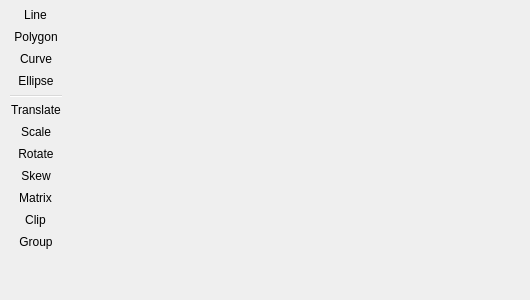
<?xml version="1.0" encoding="UTF-8"?>
<ui version="4.0">
 <class>VisualPage</class>
 <widget class="QWidget" name="VisualPage">
  <property name="geometry">
   <rect>
    <x>0</x>
    <y>0</y>
    <width>530</width>
    <height>300</height>
   </rect>
  </property>
  <property name="windowTitle">
   <string>Visual</string>
  </property>
  <layout class="QHBoxLayout" name="horizontalLayout">
   <property name="spacing">
    <number>0</number>
   </property>
   <property name="leftMargin">
    <number>0</number>
   </property>
   <property name="topMargin">
    <number>0</number>
   </property>
   <property name="rightMargin">
    <number>0</number>
   </property>
   <property name="bottomMargin">
    <number>0</number>
   </property>
   <item>
    <widget class="QToolBar" name="tlbMain">
     <property name="windowTitle">
      <string>Visual Tool Box</string>
     </property>
     <property name="orientation">
      <enum>Qt::Vertical</enum>
     </property>
     <addaction name="actDrawingLine"/>
     <addaction name="actDrawingPolygon"/>
     <addaction name="actDrawingCurve"/>
     <addaction name="actDrawingEllipse"/>
     <addaction name="separator"/>
     <addaction name="actTransformTranslate"/>
     <addaction name="actTransformScale"/>
     <addaction name="actTransformRotate"/>
     <addaction name="actTransformSkew"/>
     <addaction name="actTransformMatrix"/>
     <addaction name="actTransformClip"/>
     <addaction name="actTransformGroup"/>
    </widget>
   </item>
   <item>
    <widget class="QWidget" name="widMain" native="true">
     <layout class="QGridLayout" name="grdMain">
      <property name="leftMargin">
       <number>0</number>
      </property>
      <property name="topMargin">
       <number>0</number>
      </property>
      <property name="rightMargin">
       <number>0</number>
      </property>
      <property name="bottomMargin">
       <number>0</number>
      </property>
     </layout>
    </widget>
   </item>
  </layout>
  <action name="actDrawingLine">
   <property name="checkable">
    <bool>true</bool>
   </property>
   <property name="text">
    <string>Line</string>
   </property>
  </action>
  <action name="actDrawingPolygon">
   <property name="checkable">
    <bool>true</bool>
   </property>
   <property name="text">
    <string>Polygon</string>
   </property>
  </action>
  <action name="actDrawingCurve">
   <property name="checkable">
    <bool>true</bool>
   </property>
   <property name="text">
    <string>Curve</string>
   </property>
  </action>
  <action name="actDrawingEllipse">
   <property name="checkable">
    <bool>true</bool>
   </property>
   <property name="text">
    <string>Ellipse</string>
   </property>
  </action>
  <action name="actTransformTranslate">
   <property name="text">
    <string>Translate</string>
   </property>
  </action>
  <action name="actTransformScale">
   <property name="text">
    <string>Scale</string>
   </property>
  </action>
  <action name="actTransformRotate">
   <property name="text">
    <string>Rotate</string>
   </property>
  </action>
  <action name="actTransformSkew">
   <property name="text">
    <string>Skew</string>
   </property>
  </action>
  <action name="actTransformMatrix">
   <property name="text">
    <string>Matrix</string>
   </property>
  </action>
  <action name="actTransformClip">
   <property name="text">
    <string>Clip</string>
   </property>
  </action>
  <action name="actTransformGroup">
   <property name="text">
    <string>Group</string>
   </property>
  </action>
 </widget>
 <resources/>
 <connections/>
</ui>
